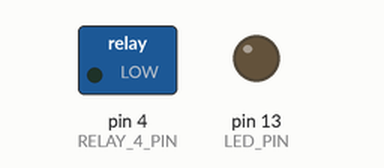
Bench run of a sketch on a simulated Arduino Uno, built with avr-gcc and run on an emulated ATmega328P. On the bench: switched loads named in the sketch (green lamp = pin HIGH), output pins drawn as LEDs (lit = HIGH).

Above: at 1.0 s.
At 4.5 s:
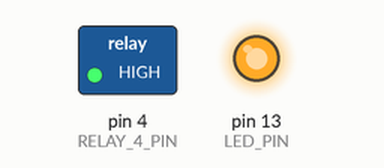
Timing chart, 0 to 9.1 s (numbered marks = the images above):
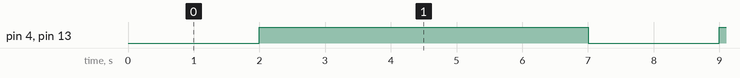

The sketch:

relay_control.ino
```cpp
#define RELAY_4_PIN 4
#define LED_PIN 13

void setup() {

  Serial.begin (9600);
  pinMode(LED_PIN, OUTPUT);
  pinMode(RELAY_4_PIN, OUTPUT);

}

void loop() {
  digitalWrite(LED_PIN, LOW);
  digitalWrite(RELAY_4_PIN, LOW); // Closed!! Relay 70mA

  delay(2000); // Valve 300mA

  digitalWrite(LED_PIN, HIGH);
  digitalWrite(RELAY_4_PIN, HIGH);

  delay(5000);


}
```

Measured:
- by itself, pin 4 (RELAY_4_PIN), pin 13 (LED_PIN): alternates HIGH for 5.0 s and LOW for 2.0 s
